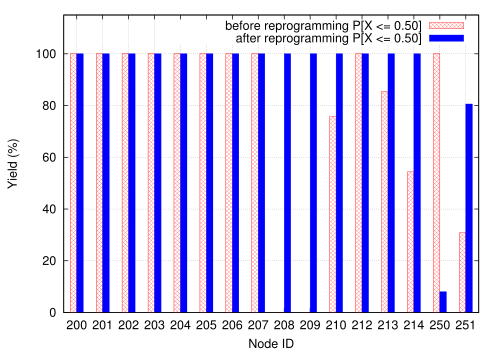

Generate this figure with gnuplot:
# This gnuplot script file was automatically generate by Gnuplot.java
set xlabel "Node ID"
set ylabel "Yield (%)"
set grid
set key top right 
set xrange[-0.5:15.5]
set xtics ("200" 0, "201" 1, "202" 2, "203" 3, "204" 4, "205" 5, "206" 6, "207" 7, "208" 8, "209" 9, "210" 10,  "212" 11, "213" 12, "214" 13, "250" 14, "251" 15)
set yrange[0:115] 
set boxwidth 0.25 relative 
#set style fill pattern 7
set terminal postscript eps enhanced color solid "Helvetica" 18
set output "nodePercentiles.eps"

#plot "nodePercentiles.dat" index 0 using 2:4 title "P[X <= 0.50]"  with boxes lt 1 lw 1

plot "nodePercentiles_before.dat" using ($2-0.125):4 title "before reprogramming P[X <= 0.50]" with boxes lt 1 lw 1 fill pattern 2, \
     "nodePercentiles_after.dat"  using ($2+0.125):4 title "after reprogramming P[X <= 0.50]"  with boxes lt 3 lw 1 fill pattern 3
